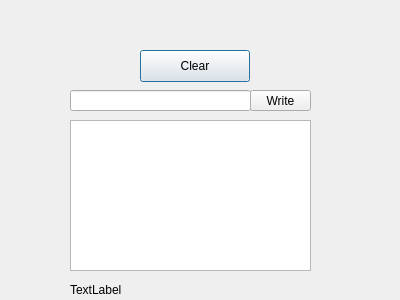
<?xml version="1.0" encoding="UTF-8"?>
<ui version="4.0">
 <class>Dialog</class>
 <widget class="QDialog" name="Dialog">
  <property name="geometry">
   <rect>
    <x>0</x>
    <y>0</y>
    <width>400</width>
    <height>300</height>
   </rect>
  </property>
  <property name="windowTitle">
   <string>Dialog</string>
  </property>
  <widget class="QPushButton" name="cmdClear">
   <property name="geometry">
    <rect>
     <x>140</x>
     <y>50</y>
     <width>110</width>
     <height>32</height>
    </rect>
   </property>
   <property name="text">
    <string>Clear</string>
   </property>
  </widget>
  <widget class="QPushButton" name="cmdWrite">
   <property name="geometry">
    <rect>
     <x>250</x>
     <y>90</y>
     <width>61</width>
     <height>21</height>
    </rect>
   </property>
   <property name="text">
    <string>Write</string>
   </property>
  </widget>
  <widget class="QLabel" name="label">
   <property name="geometry">
    <rect>
     <x>70</x>
     <y>280</y>
     <width>61</width>
     <height>20</height>
    </rect>
   </property>
   <property name="text">
    <string>TextLabel</string>
   </property>
  </widget>
  <widget class="QTextEdit" name="textEdit">
   <property name="geometry">
    <rect>
     <x>70</x>
     <y>120</y>
     <width>241</width>
     <height>151</height>
    </rect>
   </property>
  </widget>
  <widget class="QLineEdit" name="lineEdit">
   <property name="geometry">
    <rect>
     <x>70</x>
     <y>90</y>
     <width>181</width>
     <height>21</height>
    </rect>
   </property>
  </widget>
 </widget>
 <resources/>
 <connections>
  <connection>
   <sender>cmdClear</sender>
   <signal>clicked()</signal>
   <receiver>textEdit</receiver>
   <slot>clear()</slot>
   <hints>
    <hint type="sourcelabel">
     <x>178</x>
     <y>63</y>
    </hint>
    <hint type="destinationlabel">
     <x>299</x>
     <y>219</y>
    </hint>
   </hints>
  </connection>
  <connection>
   <sender>cmdClear</sender>
   <signal>clicked()</signal>
   <receiver>lineEdit</receiver>
   <slot>clear()</slot>
   <hints>
    <hint type="sourcelabel">
     <x>152</x>
     <y>63</y>
    </hint>
    <hint type="destinationlabel">
     <x>152</x>
     <y>97</y>
    </hint>
   </hints>
  </connection>
  <connection>
   <sender>cmdClear</sender>
   <signal>clicked()</signal>
   <receiver>label</receiver>
   <slot>clear()</slot>
   <hints>
    <hint type="sourcelabel">
     <x>143</x>
     <y>65</y>
    </hint>
    <hint type="destinationlabel">
     <x>111</x>
     <y>284</y>
    </hint>
   </hints>
  </connection>
 </connections>
</ui>
